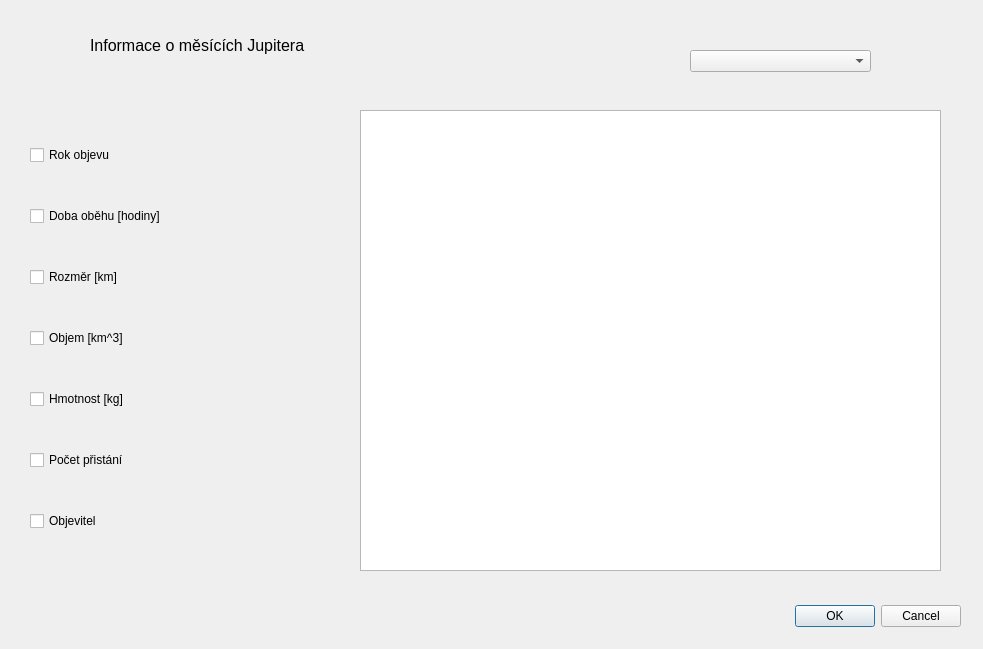
<?xml version="1.0" encoding="UTF-8"?>
<ui version="4.0">
 <class>DialogMesice_Jupiter</class>
 <widget class="QDialog" name="DialogMesice_Jupiter">
  <property name="geometry">
   <rect>
    <x>0</x>
    <y>0</y>
    <width>983</width>
    <height>649</height>
   </rect>
  </property>
  <property name="windowTitle">
   <string>Dialog</string>
  </property>
  <widget class="QDialogButtonBox" name="buttonBox">
   <property name="geometry">
    <rect>
     <x>620</x>
     <y>600</y>
     <width>341</width>
     <height>32</height>
    </rect>
   </property>
   <property name="orientation">
    <enum>Qt::Horizontal</enum>
   </property>
   <property name="standardButtons">
    <set>QDialogButtonBox::Cancel|QDialogButtonBox::Ok</set>
   </property>
  </widget>
  <widget class="QLabel" name="label">
   <property name="geometry">
    <rect>
     <x>90</x>
     <y>30</y>
     <width>291</width>
     <height>31</height>
    </rect>
   </property>
   <property name="text">
    <string>&lt;html&gt;&lt;head/&gt;&lt;body&gt;&lt;p&gt;&lt;span style=&quot; font-size:12pt;&quot;&gt;Informace o měsících Jupitera&lt;/span&gt;&lt;/p&gt;&lt;/body&gt;&lt;/html&gt;</string>
   </property>
  </widget>
  <widget class="QWidget" name="verticalLayoutWidget">
   <property name="geometry">
    <rect>
     <x>30</x>
     <y>110</y>
     <width>301</width>
     <height>461</height>
    </rect>
   </property>
   <layout class="QVBoxLayout" name="verticalLayout">
    <item>
     <widget class="QCheckBox" name="checkBox_2">
      <property name="text">
       <string>Rok objevu</string>
      </property>
     </widget>
    </item>
    <item>
     <widget class="QCheckBox" name="checkBox_4">
      <property name="text">
       <string>Doba oběhu [hodiny]</string>
      </property>
     </widget>
    </item>
    <item>
     <widget class="QCheckBox" name="checkBox_6">
      <property name="text">
       <string>Rozměr [km]</string>
      </property>
     </widget>
    </item>
    <item>
     <widget class="QCheckBox" name="checkBox_5">
      <property name="text">
       <string>Objem [km^3]</string>
      </property>
     </widget>
    </item>
    <item>
     <widget class="QCheckBox" name="checkBox_7">
      <property name="text">
       <string>Hmotnost [kg]</string>
      </property>
     </widget>
    </item>
    <item>
     <widget class="QCheckBox" name="checkBox_3">
      <property name="text">
       <string>Počet přistání</string>
      </property>
     </widget>
    </item>
    <item>
     <widget class="QCheckBox" name="checkBox">
      <property name="text">
       <string>Objevitel</string>
      </property>
     </widget>
    </item>
   </layout>
  </widget>
  <widget class="QTableView" name="tableViewMesiceJupiter">
   <property name="geometry">
    <rect>
     <x>360</x>
     <y>110</y>
     <width>581</width>
     <height>461</height>
    </rect>
   </property>
  </widget>
  <widget class="QComboBox" name="comboBox">
   <property name="geometry">
    <rect>
     <x>690</x>
     <y>50</y>
     <width>181</width>
     <height>22</height>
    </rect>
   </property>
  </widget>
 </widget>
 <resources/>
 <connections>
  <connection>
   <sender>buttonBox</sender>
   <signal>accepted()</signal>
   <receiver>DialogMesice_Jupiter</receiver>
   <slot>accept()</slot>
   <hints>
    <hint type="sourcelabel">
     <x>248</x>
     <y>254</y>
    </hint>
    <hint type="destinationlabel">
     <x>157</x>
     <y>274</y>
    </hint>
   </hints>
  </connection>
  <connection>
   <sender>buttonBox</sender>
   <signal>rejected()</signal>
   <receiver>DialogMesice_Jupiter</receiver>
   <slot>reject()</slot>
   <hints>
    <hint type="sourcelabel">
     <x>316</x>
     <y>260</y>
    </hint>
    <hint type="destinationlabel">
     <x>286</x>
     <y>274</y>
    </hint>
   </hints>
  </connection>
 </connections>
</ui>
